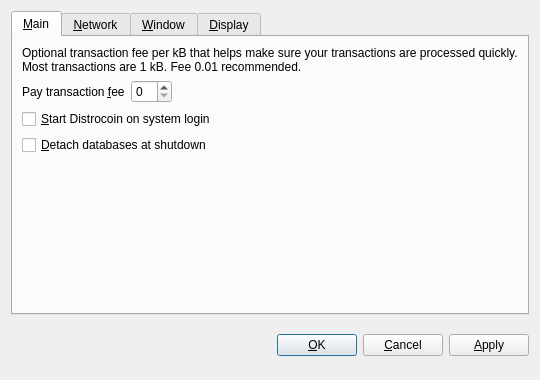
<?xml version="1.0" encoding="UTF-8"?>
<ui version="4.0">
 <class>OptionsDialog</class>
 <widget class="QDialog" name="OptionsDialog">
  <property name="geometry">
   <rect>
    <x>0</x>
    <y>0</y>
    <width>540</width>
    <height>380</height>
   </rect>
  </property>
  <property name="windowTitle">
   <string>Options</string>
  </property>
  <property name="modal">
   <bool>true</bool>
  </property>
  <layout class="QVBoxLayout" name="verticalLayout">
   <item>
    <widget class="QTabWidget" name="tabWidget">
     <property name="tabPosition">
      <enum>QTabWidget::North</enum>
     </property>
     <property name="currentIndex">
      <number>0</number>
     </property>
     <widget class="QWidget" name="tabMain">
      <attribute name="title">
       <string>&amp;Main</string>
      </attribute>
      <layout class="QVBoxLayout" name="verticalLayout_Main">
       <item>
        <widget class="QLabel" name="transactionFeeInfoLabel">
         <property name="text">
          <string>Optional transaction fee per kB that helps make sure your transactions are processed quickly. Most transactions are 1 kB. Fee 0.01 recommended.</string>
         </property>
         <property name="textFormat">
          <enum>Qt::PlainText</enum>
         </property>
         <property name="wordWrap">
          <bool>true</bool>
         </property>
        </widget>
       </item>
       <item>
        <layout class="QHBoxLayout" name="horizontalLayout_Main">
         <item>
          <widget class="QLabel" name="transactionFeeLabel">
           <property name="text">
            <string>Pay transaction &amp;fee</string>
           </property>
           <property name="textFormat">
            <enum>Qt::PlainText</enum>
           </property>
           <property name="buddy">
            <cstring>transactionFee</cstring>
           </property>
          </widget>
         </item>
         <item>
          <widget class="BitcoinAmountField" name="transactionFee"/>
         </item>
         <item>
          <spacer name="horizontalSpacer_Main">
           <property name="orientation">
            <enum>Qt::Horizontal</enum>
           </property>
           <property name="sizeHint" stdset="0">
            <size>
             <width>40</width>
             <height>20</height>
            </size>
           </property>
          </spacer>
         </item>
        </layout>
       </item>
       <item>
        <widget class="QCheckBox" name="bitcoinAtStartup">
         <property name="toolTip">
          <string>Automatically start Distrocoin after logging in to the system.</string>
         </property>
         <property name="text">
          <string>&amp;Start Distrocoin on system login</string>
         </property>
        </widget>
       </item>
       <item>
        <widget class="QCheckBox" name="detachDatabases">
         <property name="toolTip">
          <string>Detach block and address databases at shutdown. This means they can be moved to another data directory, but it slows down shutdown. The wallet is always detached.</string>
         </property>
         <property name="text">
          <string>&amp;Detach databases at shutdown</string>
         </property>
        </widget>
       </item>
       <item>
        <spacer name="verticalSpacer_Main">
         <property name="orientation">
          <enum>Qt::Vertical</enum>
         </property>
         <property name="sizeHint" stdset="0">
          <size>
           <width>20</width>
           <height>40</height>
          </size>
         </property>
        </spacer>
       </item>
      </layout>
     </widget>
     <widget class="QWidget" name="tabNetwork">
      <attribute name="title">
       <string>&amp;Network</string>
      </attribute>
      <layout class="QVBoxLayout" name="verticalLayout_Network">
       <item>
        <widget class="QCheckBox" name="mapPortUpnp">
         <property name="toolTip">
          <string>Automatically open the Distrocoin client port on the router. This only works when your router supports UPnP and it is enabled.</string>
         </property>
         <property name="text">
          <string>Map port using &amp;UPnP</string>
         </property>
        </widget>
       </item>
       <item>
        <widget class="QCheckBox" name="connectSocks">
         <property name="toolTip">
          <string>Connect to the Distrocoin network through a SOCKS proxy (e.g. when connecting through Tor).</string>
         </property>
         <property name="text">
          <string>&amp;Connect through SOCKS proxy:</string>
         </property>
        </widget>
       </item>
       <item>
        <layout class="QHBoxLayout" name="horizontalLayout_Network">
         <item>
          <widget class="QLabel" name="proxyIpLabel">
           <property name="text">
            <string>Proxy &amp;IP:</string>
           </property>
           <property name="textFormat">
            <enum>Qt::PlainText</enum>
           </property>
           <property name="buddy">
            <cstring>proxyIp</cstring>
           </property>
          </widget>
         </item>
         <item>
          <widget class="QValidatedLineEdit" name="proxyIp">
           <property name="maximumSize">
            <size>
             <width>140</width>
             <height>16777215</height>
            </size>
           </property>
           <property name="toolTip">
            <string>IP address of the proxy (e.g. 127.0.0.1)</string>
           </property>
          </widget>
         </item>
         <item>
          <widget class="QLabel" name="proxyPortLabel">
           <property name="text">
            <string>&amp;Port:</string>
           </property>
           <property name="textFormat">
            <enum>Qt::PlainText</enum>
           </property>
           <property name="buddy">
            <cstring>proxyPort</cstring>
           </property>
          </widget>
         </item>
         <item>
          <widget class="QLineEdit" name="proxyPort">
           <property name="maximumSize">
            <size>
             <width>55</width>
             <height>16777215</height>
            </size>
           </property>
           <property name="toolTip">
            <string>Port of the proxy (e.g. 9050)</string>
           </property>
          </widget>
         </item>
         <item>
          <widget class="QLabel" name="socksVersionLabel">
           <property name="text">
            <string>SOCKS &amp;Version:</string>
           </property>
           <property name="textFormat">
            <enum>Qt::PlainText</enum>
           </property>
           <property name="buddy">
            <cstring>socksVersion</cstring>
           </property>
          </widget>
         </item>
         <item>
          <widget class="QValueComboBox" name="socksVersion">
           <property name="toolTip">
            <string>SOCKS version of the proxy (e.g. 5)</string>
           </property>
          </widget>
         </item>
         <item>
          <spacer name="horizontalSpacer_Network">
           <property name="orientation">
            <enum>Qt::Horizontal</enum>
           </property>
           <property name="sizeHint" stdset="0">
            <size>
             <width>40</width>
             <height>20</height>
            </size>
           </property>
          </spacer>
         </item>
        </layout>
       </item>
       <item>
        <spacer name="verticalSpacer_Network">
         <property name="orientation">
          <enum>Qt::Vertical</enum>
         </property>
         <property name="sizeHint" stdset="0">
          <size>
           <width>20</width>
           <height>40</height>
          </size>
         </property>
        </spacer>
       </item>
      </layout>
     </widget>
     <widget class="QWidget" name="tabWindow">
      <attribute name="title">
       <string>&amp;Window</string>
      </attribute>
      <layout class="QVBoxLayout" name="verticalLayout_Window">
       <item>
        <widget class="QCheckBox" name="minimizeToTray">
         <property name="toolTip">
          <string>Show only a tray icon after minimizing the window.</string>
         </property>
         <property name="text">
          <string>&amp;Minimize to the tray instead of the taskbar</string>
         </property>
        </widget>
       </item>
       <item>
        <widget class="QCheckBox" name="minimizeOnClose">
         <property name="toolTip">
          <string>Minimize instead of exit the application when the window is closed. When this option is enabled, the application will be closed only after selecting Quit in the menu.</string>
         </property>
         <property name="text">
          <string>M&amp;inimize on close</string>
         </property>
        </widget>
       </item>
       <item>
        <spacer name="verticalSpacer_Window">
         <property name="orientation">
          <enum>Qt::Vertical</enum>
         </property>
         <property name="sizeHint" stdset="0">
          <size>
           <width>20</width>
           <height>40</height>
          </size>
         </property>
        </spacer>
       </item>
      </layout>
     </widget>
     <widget class="QWidget" name="tabDisplay">
      <attribute name="title">
       <string>&amp;Display</string>
      </attribute>
      <layout class="QVBoxLayout" name="verticalLayout_Display">
       <item>
        <layout class="QHBoxLayout" name="horizontalLayout_1_Display">
         <item>
          <widget class="QLabel" name="langLabel">
           <property name="text">
            <string>User Interface &amp;language:</string>
           </property>
           <property name="textFormat">
            <enum>Qt::PlainText</enum>
           </property>
           <property name="buddy">
            <cstring>lang</cstring>
           </property>
          </widget>
         </item>
         <item>
          <widget class="QValueComboBox" name="lang">
           <property name="toolTip">
            <string>The user interface language can be set here. This setting will take effect after restarting Distrocoin.</string>
           </property>
          </widget>
         </item>
        </layout>
       </item>
       <item>
        <layout class="QHBoxLayout" name="horizontalLayout_2_Display">
         <item>
          <widget class="QLabel" name="unitLabel">
           <property name="text">
            <string>&amp;Unit to show amounts in:</string>
           </property>
           <property name="textFormat">
            <enum>Qt::PlainText</enum>
           </property>
           <property name="buddy">
            <cstring>unit</cstring>
           </property>
          </widget>
         </item>
         <item>
          <widget class="QValueComboBox" name="unit">
           <property name="toolTip">
            <string>Choose the default subdivision unit to show in the interface and when sending coins.</string>
           </property>
          </widget>
         </item>
        </layout>
       </item>
       <item>
        <widget class="QCheckBox" name="displayAddresses">
         <property name="toolTip">
          <string>Whether to show Distrocoin addresses in the transaction list or not.</string>
         </property>
         <property name="text">
          <string>&amp;Display addresses in transaction list</string>
         </property>
        </widget>
       </item>
       <item>
        <widget class="QCheckBox" name="coinControlFeatures">
         <property name="toolTip">
          <string>Whether to show coin control features or not.</string>
         </property>
         <property name="text">
          <string>Display coin &amp;control features (experts only!)</string>
         </property>
        </widget>
       </item>
       <item>
        <spacer name="verticalSpacer_Display">
         <property name="orientation">
          <enum>Qt::Vertical</enum>
         </property>
         <property name="sizeHint" stdset="0">
          <size>
           <width>20</width>
           <height>40</height>
          </size>
         </property>
        </spacer>
       </item>
      </layout>
     </widget>
    </widget>
   </item>
   <item>
    <layout class="QHBoxLayout" name="horizontalLayout_Buttons">
     <item>
      <spacer name="horizontalSpacer_1">
       <property name="orientation">
        <enum>Qt::Horizontal</enum>
       </property>
       <property name="sizeHint" stdset="0">
        <size>
         <width>40</width>
         <height>48</height>
        </size>
       </property>
      </spacer>
     </item>
     <item>
      <widget class="QLabel" name="statusLabel">
       <property name="font">
        <font>
         <weight>75</weight>
         <bold>true</bold>
        </font>
       </property>
       <property name="text">
        <string/>
       </property>
       <property name="textFormat">
        <enum>Qt::PlainText</enum>
       </property>
       <property name="wordWrap">
        <bool>true</bool>
       </property>
      </widget>
     </item>
     <item>
      <spacer name="horizontalSpacer_2">
       <property name="orientation">
        <enum>Qt::Horizontal</enum>
       </property>
       <property name="sizeHint" stdset="0">
        <size>
         <width>40</width>
         <height>48</height>
        </size>
       </property>
      </spacer>
     </item>
     <item>
      <widget class="QPushButton" name="okButton">
       <property name="text">
        <string>&amp;OK</string>
       </property>
      </widget>
     </item>
     <item>
      <widget class="QPushButton" name="cancelButton">
       <property name="text">
        <string>&amp;Cancel</string>
       </property>
       <property name="autoDefault">
        <bool>false</bool>
       </property>
      </widget>
     </item>
     <item>
      <widget class="QPushButton" name="applyButton">
       <property name="text">
        <string>&amp;Apply</string>
       </property>
       <property name="autoDefault">
        <bool>false</bool>
       </property>
      </widget>
     </item>
    </layout>
   </item>
  </layout>
 </widget>
 <customwidgets>
  <customwidget>
   <class>BitcoinAmountField</class>
   <extends>QSpinBox</extends>
   <header>bitcoinamountfield.h</header>
  </customwidget>
  <customwidget>
   <class>QValueComboBox</class>
   <extends>QComboBox</extends>
   <header>qvaluecombobox.h</header>
  </customwidget>
  <customwidget>
   <class>QValidatedLineEdit</class>
   <extends>QLineEdit</extends>
   <header>qvalidatedlineedit.h</header>
  </customwidget>
 </customwidgets>
 <resources/>
 <connections/>
</ui>
